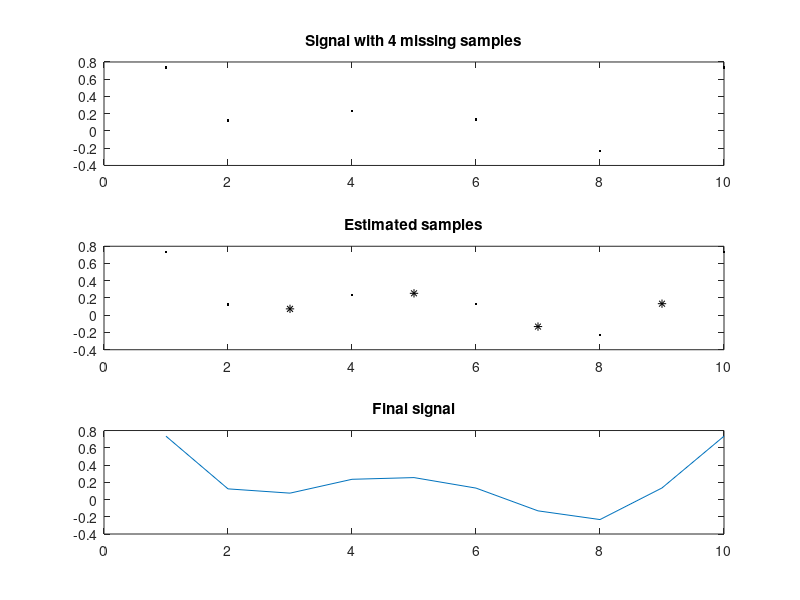

Here is the MATLAB script that generated this plot:
clc;
clear all;
close all

y =[0.7342,0.1234,NaN,0.2345,NaN,0.1324,NaN,-0.2326,NaN,0.7345]'                   % y : data value

N = length(y);  % the length of the data in y(10)
n = 1:N;        % the indexes from 1 to N 


%% Define matrix D
% D represents the second-order derivitive
% (2nd-order difference).
% D is defined as a sparse matrix so that Matlab
% subsequently uses fast solvers for banded systems.

e = ones(N, 1);
D = spdiags([e -2*e e], 0:2, N-2, N);

%% Define matrices S and Sc

k = isfinite(y);  % k  : logical vector.1 where elements are finite valve.0 where elements are infinite(NaN)
S = speye(N);     % S  : sparse matrix with size N.
S(~k, :) = [];    % S  : sampling matrix in which samples are missing removing that row
Sc = speye(N);    % Sc : sparse matrix with size N.
Sc(k, :) = [];    % the rows at which values are present are omitted
number_of_missing_values = sum(~k)% count the number of missing data

%% Estimate missing data
% Least square estimation of missing data.
% Note that the system matrix is banded so the system
% equations can be solved very efficiently with a fast banded system solver.
% By defining S and D as sparse matrices, Matlab calls a fast
% banded system solver by default.

v = -(Sc * (D' * D) * Sc') \ ( Sc * (D') * D * S' * y(k));    
% v : estimated samples 
% y : input matrix
% D : second order derivative matrix 
% S : a matrix with values 1 at present data
% Sc: complement of S which contains 1 at places of missing data

%% Fill in unknown values
% Place the estimated samples into the signal.

x = zeros(N,1); % x variable with zeros
                % length of x=length of input matrix(N)
x(k) = y(k);    % original signal is preserved
x(~k) = v;      % Estimated values are insert at places of missing data
figure(1);

figure(1);
subplot(3,1,1);plot(n, y,'k.');title('Signal with 4 missing samples');
subplot(3,1,2);plot(n, y, 'k.', n(~k), x(~k) ,'k*');title('Estimated samples');
subplot(3,1,3);plot(n, x );title('Final signal');
